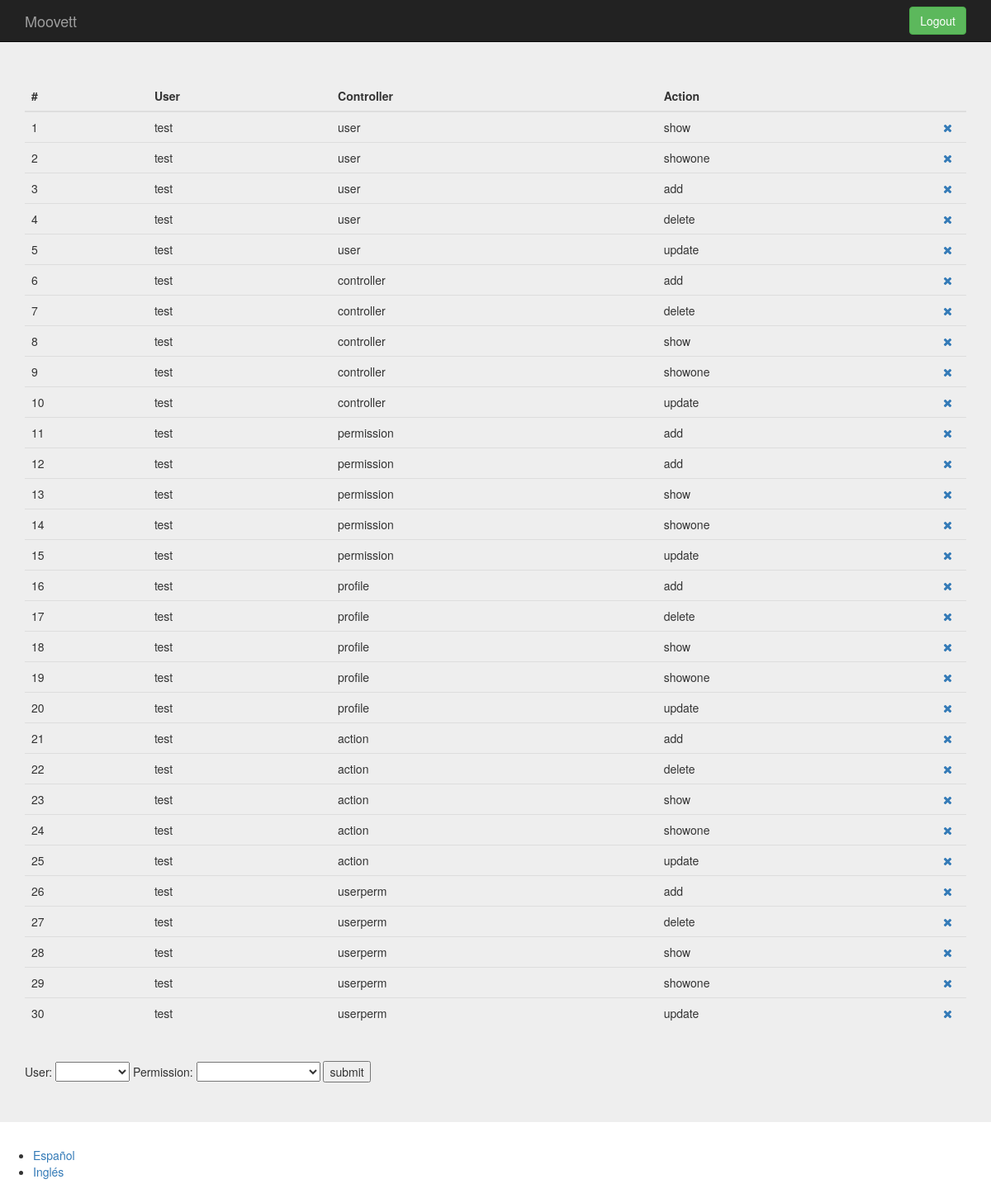
Page /index.php?controller=userperm&action=show (signed in) on the earlier database version.
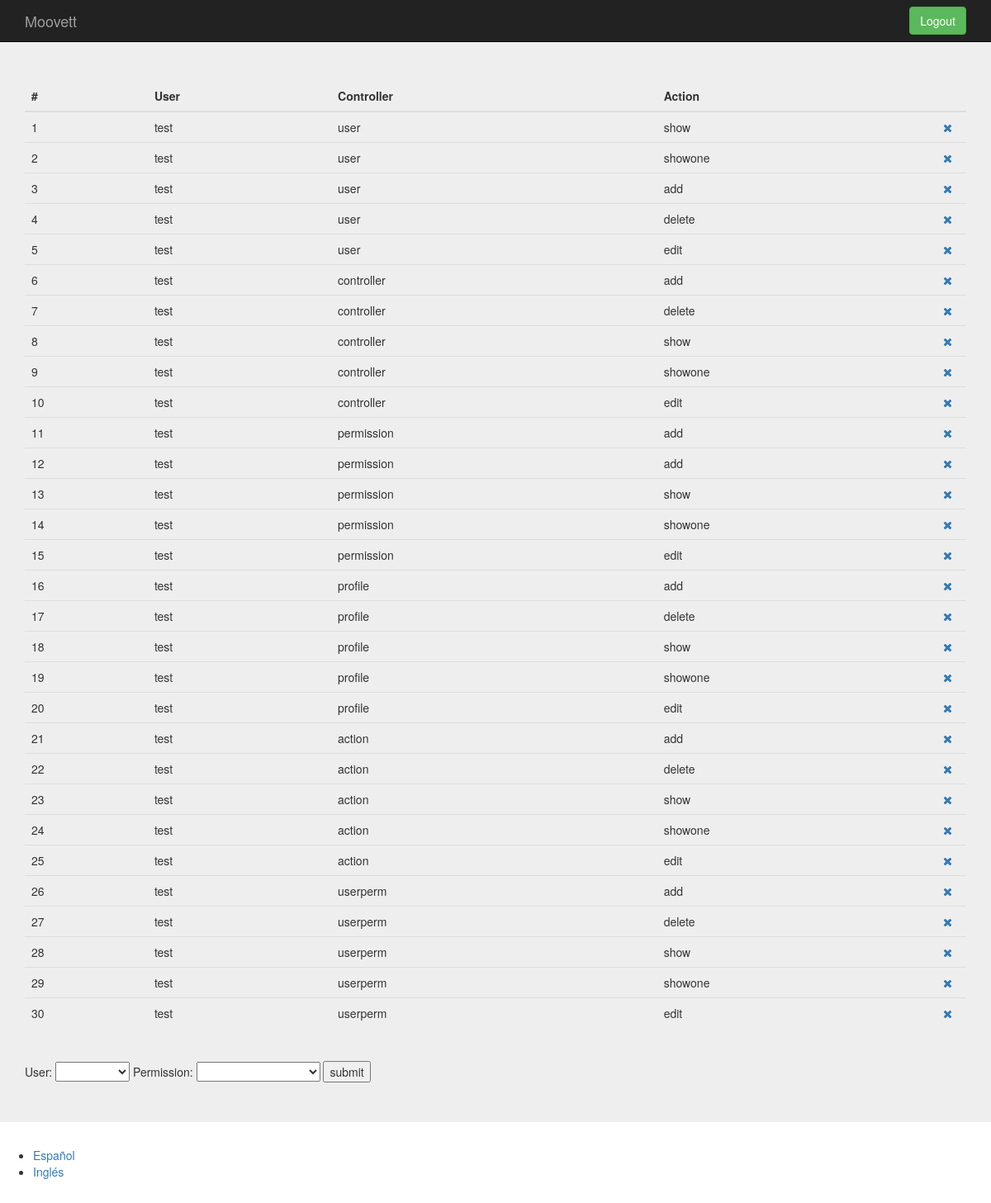
Same page on the later database version.
### tables this page shows
CREATE TABLE `user_perms` (
`id` int(11) NOT NULL,
  `user` int(11) NOT NULL,
  `permission` int(11) NOT NULL
);

CREATE TABLE `permission` (
`id` int(11) NOT NULL,
  `controller` varchar(25) NOT NULL,
  `action` varchar(25) NOT NULL
);

CREATE TABLE `user` (
`id` int(11) NOT NULL,
  `dni` varchar(9) NOT NULL,
  `username` varchar(25) NOT NULL,
  `name` varchar(15) NOT NULL,
  `surname` varchar(40) NOT NULL,
  `fecha_nac` date NOT NULL,
  `direccion` varchar(50) NOT NULL,
  `comentario` varchar(500) DEFAULT NULL,
  `num_cuenta` varchar(24) NOT NULL,
  `tipo_contrato` varchar(20) NOT NULL,
  `email` varchar(40) NOT NULL,
  `foto` varchar(50) NOT NULL,
  `activo` tinyint(1) NOT NULL DEFAULT '1',
  `passwd` varchar(15) DEFAULT NULL,
  `profile` varchar(25) DEFAULT NULL
);

### core/ViewManager.php (called while the page is built, shortened)
<?php
class ViewManager {
    private $variables = array();
    public function setVariable($varname, $value, $flash=false) {
        $this->variables[$varname] = $value;
    }
    public function getVariable($varname, $default=NULL) {
        if (!isset($this->variables[$varname])) {
            return $default;
        }
        return $this->variables[$varname];
    }
    public function render($controller, $viewname) {
        include(__DIR__."/../view/$controller/$viewname.php");
    }
    private static $viewmanager_singleton = NULL;
    public static function getInstance() {
        if (self::$viewmanager_singleton == null) {
            self::$viewmanager_singleton = new ViewManager();
        }
        return self::$viewmanager_singleton;
    }
}

### controller/USERPERM_Controller.php (called while the page is built, shortened)
<?php
require_once(__DIR__."/../core/ViewManager.php");
require_once(__DIR__."/../model/UserPerm.php");
require_once(__DIR__."/../model/USERPERM_Model.php");
class USERPERM_Controller extends BaseController {
    private $userMapper;
    private $permissionMapper;
    private $userPermMapper;
    public function __construct() {
        $this->userMapper = new USER_Model();
        $this->permissionMapper = new PERMISSION_Model();
        $this->userPermMapper = new USERPERM_Model();
        $this->view->setLayout("default");
    }
    public function show(){
        $users = $this->userMapper->fetch_all();
        $permissions = $this->permissionMapper->fetch_all();
        $userperms = $this->userPermMapper->fetch_all();
        $this->view->setVariable("users", $users);
        $this->view->setVariable("permissions", $permissions);
        $this->view->setVariable("userperms", $userperms);
        $this->view->render("userperm", "USERPERM_SHOW_Vista");
    }
}

### index.php (called while the page is built, shortened)
<?php
function run() {
    try{
        $controller = loadController($_GET["controller"]);
        $actionName = $_GET["action"];
        $controller->$actionName();
    } catch(Exception $ex) {
        die($ex->getMessage());
  }
}
function loadController($controllerName) {
    return new $controllerClassName();
}
run();
?>

### model/UserPerm.php (called while the page is built, shortened)
<?php
class UserPerm {
    private $id;
    private $username;
    private $controller;
    private $action;
    public function __construct($id=NULL, $user=NULL, $permission=NULL, $username=NULL, $controller=NULL, $action=NULL) {
        $this->id = $id;
        $this->username = $username;
        $this->controller = $controller;
        $this->action = $action;
    }
    public function getID() {
        return $this->id;
    }
    public function getUserName() {
        return $this->username;
    }
    public function getController() {
        return $this->controller;
    }
    public function getAction() {
        return $this->action;
    }
}

### model/USERPERM_Model.php (called while the page is built, shortened)
<?php
require_once(__DIR__."/../core/PDOConnection.php");
class USERPERM_Model {
    private $db;
    public function __construct() {
        $this->db = PDOConnection::getInstance();
    }
    public function fetch_all(){
        $join = "SELECT user_perms.id as id, user.username as username, permission.controller as controller, permission.action as action FROM user_perms, user, permission WHERE user_perms.user = user.id AND user_perms.permission = permission.id";
        $sql = $this->db->prepare($join);
        $sql->execute();
        $userperms_db = $sql->fetchAll(PDO::FETCH_ASSOC);
        $userperms = array();
        foreach ($userperms_db as $userperm) {
            array_push($userperms, new UserPerm($userperm["id"], NULL, NULL, $userperm["username"], $userperm["controller"], $userperm["action"]));
        }
        return $userperms;
    }
}

### core/PDOConnection.php (called while the page is built)
<?php
class PDOConnection {
    private static $dbhost = "127.0.0.1";
    private static $dbname = "iu_web";
    private static $dbuser = "root";
    private static $dbpass = "iu";
    private static $db_singleton = null;
    public static function getInstance() {
        if (self::$db_singleton == null) {
            self::$db_singleton = new PDO(
                "mysql:host=".self::$dbhost.";dbname=".self::$dbname.";charset=utf8",
                self::$dbuser,
                self::$dbpass,
                array(
                    PDO::ATTR_EMULATE_PREPARES => false,
                    PDO::ATTR_ERRMODE => PDO::ERRMODE_EXCEPTION
                )
            );
        }
        return self::$db_singleton;
    }
}
?>

### view/userperm/USERPERM_SHOW_Vista.php (the view, shortened to what the changed rows need)
<?php
require_once(__DIR__."/../../core/ViewManager.php");
$view = ViewManager::getInstance();
$view->setVariable("title", "Manage Permissions");
$userperms = $view->getVariable("userperms");
?>
<div class="jumbotron">
    <div class="container">
<table class="table">
      <thead>
        <tr>
          <th>#</th>
          <th>User</th>
          <th>Controller</th>
          <th>Action</th>
          <th style="width: 36px;"></th>
        </tr>
      </thead>
      <tbody>
	  <?php foreach($userperms as $userperm) { ?>
          <tr>
	      <td><?php echo $userperm->getID(); ?></td>
          <td><?php echo $userperm->getUserName(); ?></td>
          <td><?php echo $userperm->getController(); ?></td>
          <td><?php echo $userperm->getAction(); ?></td>
          <td>
              <a href="index.php?controller=userperm&action=delete&id=<?php echo $userperm->getID();  ?>" role="button" data-toggle="modal"><i class="fa fa-times" aria-hidden="true"></i></a>
          </td>
        </tr>
	<?php } ?>
      </tbody>
</table><br />
    </div>
</div>

Differences in the rows shown:
changed through a linked row, user_perms id 5: permission.action "update" → "edit"
changed through a linked row, user_perms id 10: permission.action "update" → "edit"
changed through a linked row, user_perms id 15: permission.action "update" → "edit"
changed through a linked row, user_perms id 20: permission.action "update" → "edit"
changed through a linked row, user_perms id 25: permission.action "update" → "edit"
changed through a linked row, user_perms id 30: permission.action "update" → "edit"
